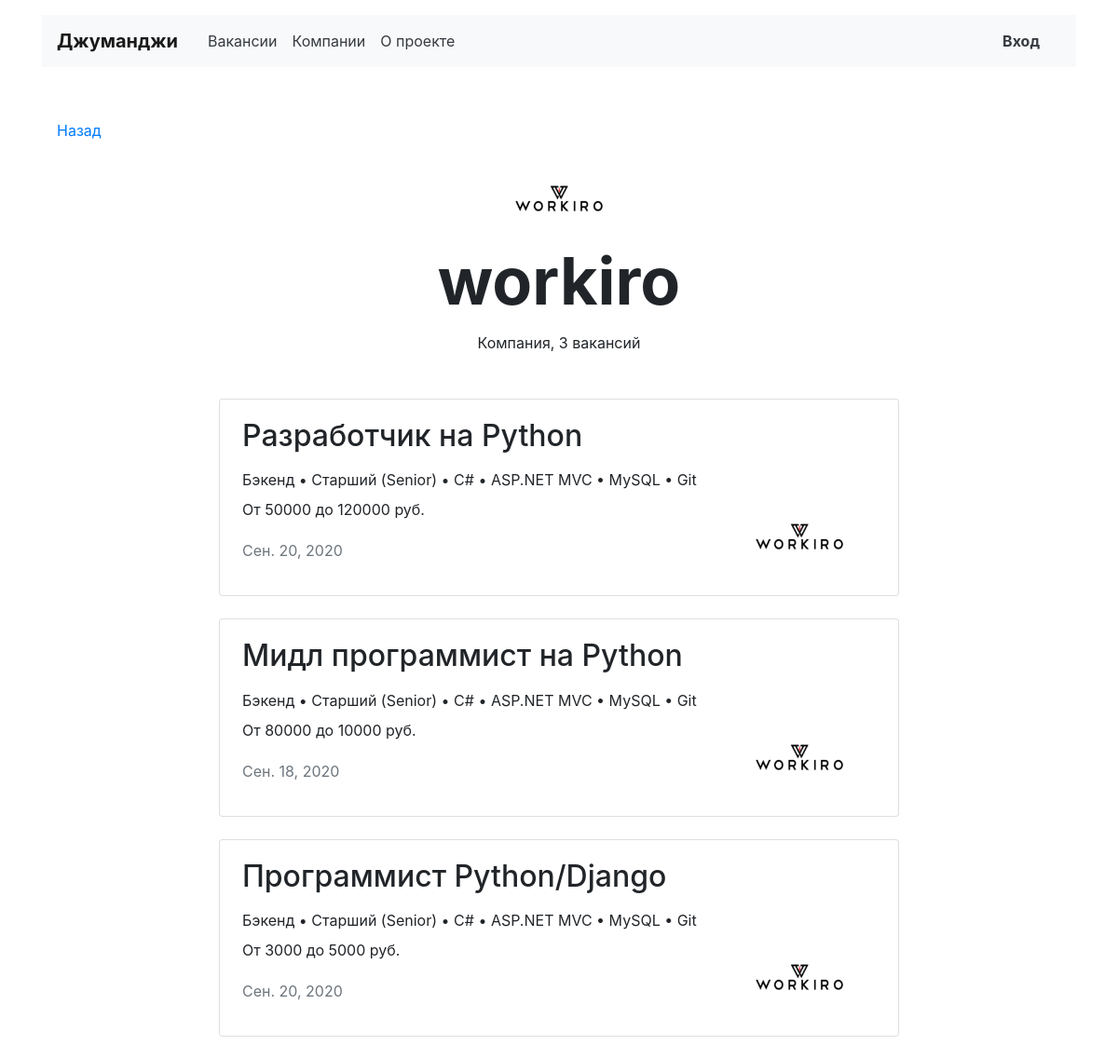
/companies/1/, run on the app's committed database.
### vacancies/models.py (models this page shows, shortened)
class Company(models.Model):
    name = models.CharField(max_length=100, verbose_name='Название компании')
    location = models.CharField(max_length=100, blank=True, verbose_name='География')
    logo = models.ImageField(upload_to='company_images', blank=True, verbose_name='Логотип')
    description = models.CharField(max_length=100, blank=True, verbose_name='Информация о компании')
    employee_count = models.IntegerField(verbose_name='Количество человек в компании', blank=True)
    owner = models.ForeignKey(User, related_name='companies', on_delete=models.CASCADE)

class Vacancy(models.Model):
    title = models.CharField(max_length=40, blank=True, null=True, verbose_name='Название вакансии')
    specialty = models.ForeignKey(
        Specialty,
        related_name='vacancies',
        on_delete=models.CASCADE,
        verbose_name='Специализация')
    company = models.ForeignKey(
        Company,
        related_name='vacancies',
        on_delete=models.CASCADE,
        verbose_name='Название компании')
    skills = models.CharField(
        max_length=1000,
        blank=True,
        null=True,
        verbose_name='Требуемые навыки')
    description = models.CharField(
        max_length=10000,
        blank=True, null=True,
        verbose_name='Описание вакансии')
    salary_min = models.IntegerField(verbose_name='Зарплата от')
    salary_max = models.IntegerField(verbose_name='Зарплата до')
    published_at = models.DateTimeField(auto_now=True)

### vacancies/views.py (the view)
# urls.py: path('companies/<int:pk>/', views.CompanyView.as_view(), name='company'),
class CompanyView(DetailView):
    model = Company
    template_name = 'company.html'

### templates/company.html
{% extends 'base.html' %}
{% block content %}
  <main class="container mt-3">
    <div class="navbar mt-5">
      <p><a href="{% url 'vacancies:index' %}">Назад</a></p>
    </div>
    <section>
      <div class="text-center">
        <img src="{{MEDIA_URL}}{{ object.logo.url }}" width="130" height="80" alt="">
      </div>
      <h1 class="h1 text-center mx-auto mt-0 pt-1" style="font-size: 70px;"><strong>{{ object.name }}</strong></h1>
      <p class="text-center pt-1">Компания, {{ object.vacancies.count }} вакансий</p>
      <div class="row mt-5">
        <div class="col-12 col-lg-8 offset-lg-2 m-auto">
          {% for vacancy in object.vacancies.all %}
          <div class="card mb-4">
            <div class="card-body px-4">
              <div class="row">
                <div class="col-12 col-md-8 col-lg-9">
                  <h2 class="h2 pb-2">{{ vacancy.title }}</h2>
                  <p class="mb-2">Бэкенд • Старший (Senior) • C# • ASP.NET MVC • MySQL • Git</p>
                  <p>От {{ vacancy.salary_min }} до {{ vacancy.salary_max }} руб.</p>
                  <p class="text-muted pt-1">{{ vacancy.published_at|date }}</p>
                </div>
                <div class="col-12 col-md-4 col-lg-3 d-flex align-items-end"><a href="{% url 'vacancies:vacancy' vacancy.id %}">
                  <img src="{{MEDIA_URL}}{{ object.logo.url }}" width="130" height="80" alt=""></a>
                </div>
              </div>
            </div>
          </div>
        {% endfor %}
        </div>
      </div>
    </section>
  </main>
 {% endblock %}

### data on the page
Company: logo (picture), name "workiro", vacancies.count "3"
Vacancy: title "Разработчик на Python", salary_min "50000", salary_max "120000", published_at "Сен. 20, 2020", logo (picture)
Vacancy: title "Мидл программист на Python", salary_min "80000", salary_max "10000", published_at "Сен. 18, 2020", logo (picture)
Vacancy: title "Программист Python/Django", salary_min "3000", salary_max "5000", published_at "Сен. 20, 2020", logo (picture)
